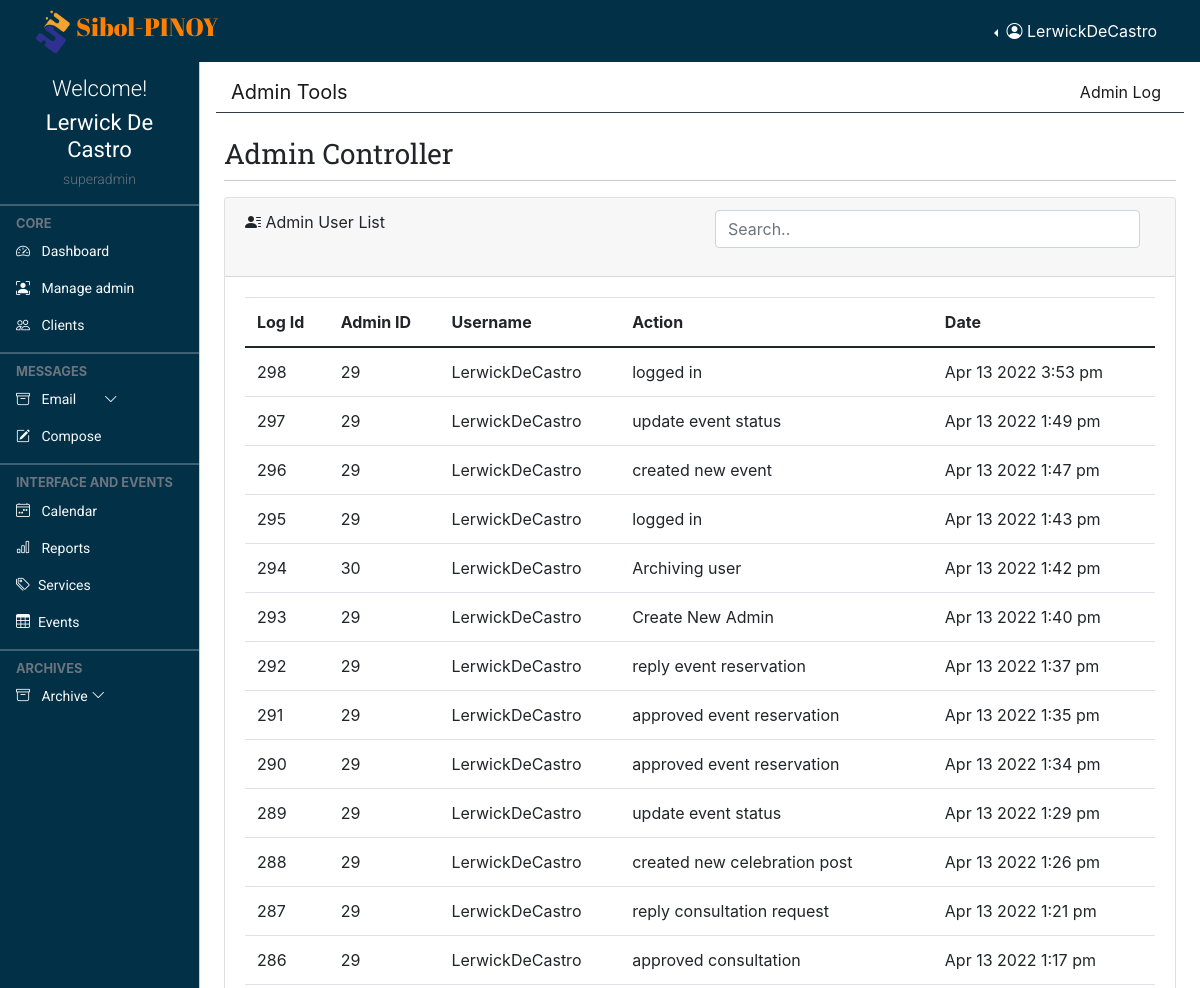
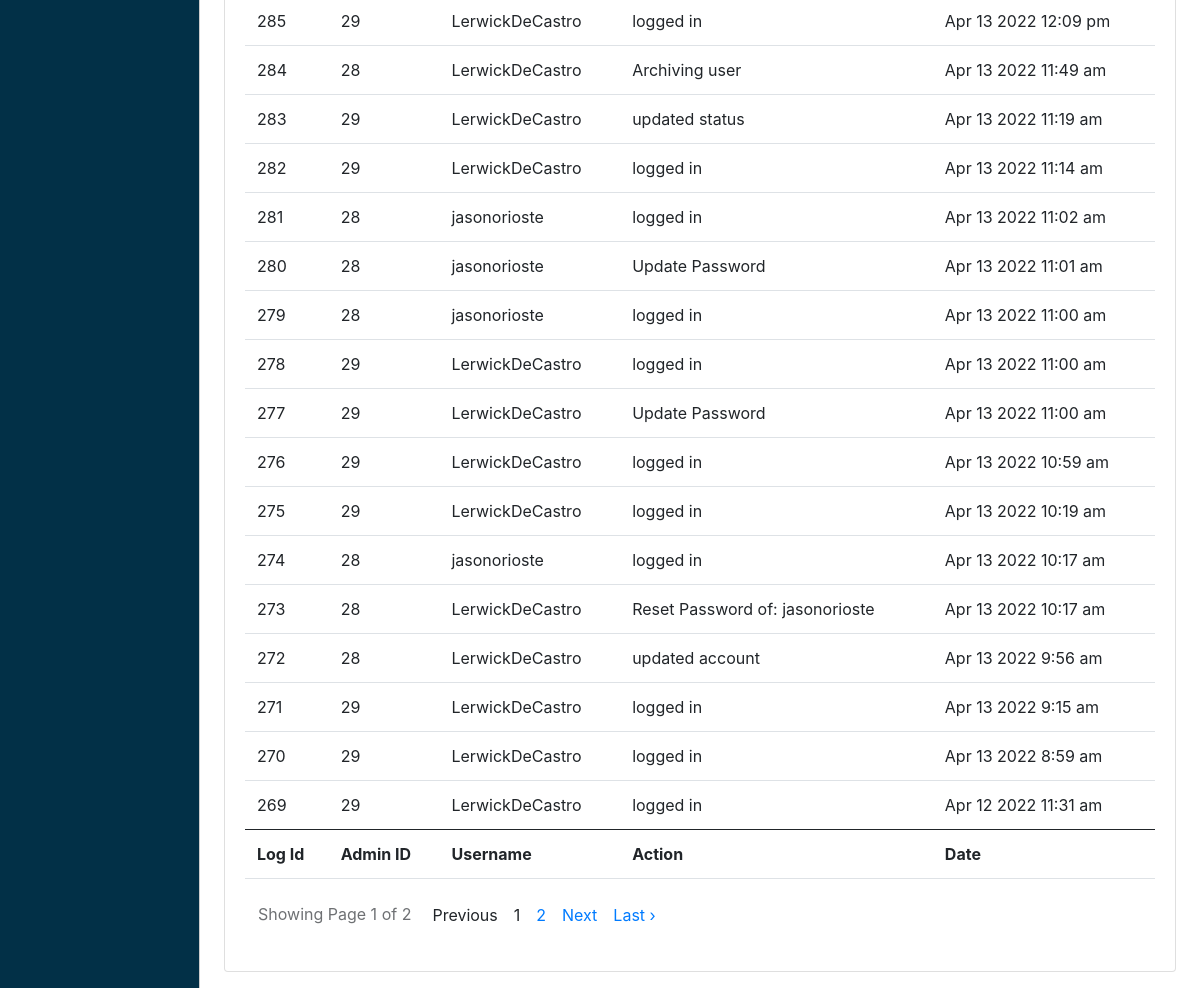
Page /admin/admin.log.php (signed in) on the committed database (2 pictures, top to bottom).
### tables this page shows
CREATE TABLE `profile` (
  `id` int(11) NOT NULL,
  `loginId` int(11) NOT NULL,
  `firstName` varchar(255) NOT NULL,
  `lastName` varchar(255) NOT NULL,
  `dateAdded` date NOT NULL
);

CREATE TABLE `adminlog` (
  `id` int(150) NOT NULL,
  `loginId` int(11) NOT NULL,
  `action` varchar(255) NOT NULL,
  `actionBy` varchar(255) NOT NULL,
  `date` datetime NOT NULL
);

### admin/admin.log.php (the view, shortened to what this page needs)
<!doctype html>
<html lang="en">
  <?php
      require "layout.part/admin.header.php";
  ?>
  <body>
    <?php
      require "layout.part/admin.top.navbar.php";
    ?>
    <?php
      require "layout.part/admin.side.navbar.php";
    ?>
    <main class="mt-5 pt-3">
        <nav class="navbar navbar-expand-lg navbar-light bg-white">
            <div class="container-fluid border-bottom border-3 border-dark mb-2">
                <a class="navbar-brand" href="admin.con">Admin Tools</a>
                <div class="navbar-nav">
                    <a class="nav-link active" aria-current="page" href="admin.log">Admin Log</a>
                </div>
            </div>
        </nav>
        <div class="container-fluid px-4">
            <div class="row">
                <div class="col-md-12 my-2">
                    <h4 class="page-header">Admin Controller</h4>
                    <hr class="dropdown-divider bg-dark" />
                </div>
            </div>
            <div class="row">
            <div class="col-md-12 mb-3">
                <div class="card">
                    <div class="card-header">
                        <i class="bi bi-person-lines-fill"></i></span> Admin User List
                        <div class="form-group float-end col-md-6">
                            <input type="text" class="form-control inputSearch" id="inputSearch" placeholder="Search..">
                        </div>
                    </div>
                    <div class="card-body">
                        <div class="table-responsive">
                            <table id="example" class="table data-table" style="width: 100%">
                                <thead>
                                    <tr>
                                        <th>Log Id</th>
                                        <th>Admin ID</th>
                                        <th>Username</th>
                                        <th>Action</th>
                                        <th>Date</th>
                                    </tr>
                                </thead>
                                <tbody id="myTable">
                                    <?php
                                        if(isset($_GET['page_no']) && $_GET['page_no'] !=''){
                                            $page_no = $_GET['page_no'];
                                        }else{
                                            $page_no = 1;
                                        }
                                        $total_records_per_page = 25;
                                        $previous_page = $page_no - 1;
                                        $next_page = $page_no + 1;
                                        $result_count = mysqli_query($conn, "SELECT COUNT(*) as total_records FROM `adminlog`" );
                                        $total_records = mysqli_fetch_array($result_count);
                                        $total_records = $total_records['total_records'];
                                        $total_number_of_page = ceil($total_records / $total_records_per_page);
                                        $adminlog_query = "SELECT * FROM `adminlog` ORDER BY id DESC";
                                        $adminlog_query_result = mysqli_query($conn, $adminlog_query);
                                        if(mysqli_num_rows($adminlog_query_result) > 0){
                                            foreach($adminlog_query_result as $adminlog){
                                                ?>
                                                <tr>
                                                    <td><?= $adminlog['id'] ?></td>
                                                    <td><?= $adminlog['loginId'] ?></td>
                                                    <td><?= $adminlog['actionBy'] ?></td>
                                                    <td><?= $adminlog['action'] ?></td>
                                                    <td><?= date('M d Y g:i a',  strtotime($adminlog['date'])) ?></td>
                                                </tr>
                                                <?php
                                            }
                                        }
                                    ?>
                                </tbody>
                                <tfoot>
                                    <tr>
                                        <th>Log Id</th>
                                        <th>Admin ID</th>
                                        <th>Username</th>
                                        <th>Action</th>
                                        <th>Date</th>
                                    </tr>
                                </tfoot>
                            </table>
                        </div>
                        <ul class="pagination pull-right">
                            <li class="pull-left btn btn-default disabled">Showing Page <?php echo $page_no." of ".$total_number_of_page;?></li>
                            <li class=" p-2 <?php if($page_no <= 1) { echo "disabled";}?>">
                                <a <?php if($page_no > 1) { echo "href='?page_no=$previous_page'";} ?>>Previous</a>
                            </li>
                            <?php
                                if($total_number_of_page <=10){
                                    for($counter = 1; $counter <=$total_number_of_page;$counter++){
                                        if($counter == $page_no){
                                            echo "<li class='active p-2'><a> $counter </a></li>";
                                        }else{
                                            echo "<li class='p-2'><a href='?page_no=$counter'> $counter </a></li>";
                                        }
                                    }
                                }
                            ?>
                            <li class="p-2 <?php if($page_no >= $total_number_of_page) {echo "disabled";} ?>" >
                                <a <?php if($page_no < $total_number_of_page) {echo "href='?page_no=$next_page'";} ?>>Next</a>
                            </li>
                            <?php if($page_no < $total_number_of_page) {echo "<li class='p-2'><a href='?page_no=$total_number_of_page'>Last &rsaquo;</a?</li>";} ?>
                        </ul>
                    </div>
                </div>
            </div>
        </div>
    </main>
  </body>
</html>

### admin/layout.part/admin.header.php (shortened to what this page needs)
  <head>
    <link href="https://cdn.jsdelivr.net/npm/bootstrap@5.0.2/dist/css/bootstrap.min.css" rel="stylesheet">
    <link rel="stylesheet" href="https://cdnjs.cloudflare.com/ajax/libs/fullcalendar/3.4.0/fullcalendar.css" />
    <link rel="stylesheet" href="https://cdnjs.cloudflare.com/ajax/libs/twitter-bootstrap/4.0.0-alpha.6/css/bootstrap.css" />
    <link rel="stylesheet" href="https://cdn.jsdelivr.net/npm/bootstrap-icons@1.4.1/font/bootstrap-icons.css"/>
    <link rel="stylesheet" href="style/dataTables.bootstrap5.min.css" />
    <link rel="stylesheet" href="style/addstyler.css" />
    <link rel="stylesheet" href="style/colored.css" />
  </head>
<?php
function levelCheck($lev){
    if($lev == "0"){
      $lev = "admin";
    }
    else if($lev == "1"){
      $lev = "superadmin";
    }
    echo $lev;
  }
?>

### admin/layout.part/admin.top.navbar.php (shortened to what this page needs)
<?php
  require "../connection.php";
  if(isset($_SESSION["username"]) && isset($_SESSION["level"])){
    $musername = $_SESSION["username"];
    $sql = "SELECT login.loginId, profile.firstName, profile.lastName, login.username, login.level FROM login INNER JOIN profile ON
                login.loginId = profile.loginId WHERE login.username = '$musername'";
    if($result = $conn->query($sql)){
      if($result->num_rows == 1){
        if($row = $result->fetch_assoc()){
          $firstName = $row["firstName"];
          $lastName = $row["lastName"];
          $rusername = $row["username"];
          $level = $row["level"];
        }
      }
    }
  }
?>
<nav class="navbar navbar-expand-lg navbar-dark px-3 fixed-top bg-coloured">
  <div class="container-fluid">
    <div class="">
      <img class="__logo" src="../img/logo.png" alt=""><a class="logo-font" href="#">Sibol-PINOY</a>
    </div>
    <div class="collapse navbar-collapse justify-content-md-end" id="topNavBar">
      <div class="btn-group border-0 dropstart">
        <button type="button" class="btn text-white dropdown-toggle border-0" data-bs-toggle="dropdown" aria-expanded="false">
          <i class="bi bi-person-circle"></i> <span> <?= $rusername ?> </span>
        </button>
      </div>
    </div>
  </div>
</nav>

### admin/layout.part/admin.side.navbar.php (shortened to what this page needs)
<div class="offcanvas offcanvas-start sidebar-nav bg-coloured" id="sidebar">
    <div class="offcanvas-body p-0">
        <div class="container pt-3 text-center">
            <div class="text-white">
            <h4 class="welcome-text">Welcome!</h4>
            <h2 class="user-text"><?= $firstName . " " . $lastName?></h2>
            <h6 class="text-muted text-small"><?= levelCheck($level) ?></h6>
            </div>
        </div>
        <nav class="navbar-dark pb-5">
            <ul class="navbar-nav">
                <hr class="dropdown-divider bg-light" />
                <div class="text-muted small fw-bold text-uppercase px-3">
                    CORE
                </div>
                <li>
                    <a href="landing" class="nav-link px-3 text-light text-normal">
                        <span class="me-2"><i class="bi bi-speedometer2"></i></span>
                        <span>Dashboard</span>
                    </a>
                    <?php
                        if(isset($_SESSION["level"])){
                            $check_level = $_SESSION["level"];
                            if($check_level == '1'){
                                echo ' <a href="admin.con" class="nav-link px-3 text-light text-normal">
                                            <span class="me-2"><i class="bi bi-person-bounding-box"></i></span>
                                            <span>Manage admin</span>
                                        </a>';
                            }
                        }
                    ?>
                    <a href="clients.record" class="nav-link px-3 text-light text-normal">
                        <span class="me-2"><i class="bi bi-people"></i></span>
                        <span>Clients</span>
                    </a>
                </li>
                <hr class="dropdown-divider bg-light" />
                <div class="text-muted small fw-bold text-uppercase px-3">
                    Messages
                </div>
                <li>
                    <a class="nav-link px-3 text-light text-normal position-relative" data-bs-toggle="collapse" href="#email">
                        <span class="me-2"><i class="bi bi-archive"></i></span>
                            <span>Email
                        </span>
                        <span class="ms-auto">
                            <span class="right-icon mx-4">
                            <i class="bi bi-chevron-down"></i>
                            </span>
                        </span>
                    </a>
                    <a href="#" class="nav-link px-3 text-light text-normal">
                        <span class="me-2"><i class="bi bi-pencil-square"></i></span>
                        <span>
                            <button type="button" class="bg-transparent border-0 text-light" data-bs-toggle="modal" data-bs-target="#exampleModal">
                                Compose
                            </button>
                        </span>
                    </a>
                </li>
                <hr class="dropdown-divider bg-light" />
                <div class="text-muted small fw-bold text-uppercase px-3">
                    Interface and Events
                </div>
                <li>
                    <a href="calender" class="nav-link px-3 text-light text-normal">
                            <span class="me-2"><i class="bi bi-calendar4-week"></i></span>
                            <span>Calendar</span>
                    </a>
                    <a href="reports" class="nav-link px-3 text-light text-normal">
                            <span class="me-2"><i class="bi bi-bar-chart"></i></span>
                            <span>Reports</span>
                    </a>
                    <a href="services.tools" class="nav-link px-3 sidebar-link text-light text-normal" >
                        <span class="me-2"><i class="bi bi-tags"></i></span>
                        <span>Services</span>
                    </a>
                    <a href="events" class="nav-link px-3 sidebar-link text-light text-normal">
                        <span class="me-2"><i class="bi bi-table"></i></span>
                        <span>Events</span>
                    </a>
                </li>
                <hr class="dropdown-divider bg-light" />
                <div class="text-muted small fw-bold text-uppercase px-3">
                    Archives
                </div>
                <li>
                    <a class="nav-link px-3  text-light text-normal" data-bs-toggle="collapse" href="#archives">
                        <span class="me-2"><i class="bi bi-archive"></i></span>
                        <span>Archive</span>
                        <span class="ms-auto">
                            <span class="right-icon">
                            <i class="bi bi-chevron-down"></i>
                            </span>
                        </span>
                    </a>
                </li>
            </ul>
        </nav>
    </div>
</div>

### admin/style/addstyler.css (style rules this page uses)
:root { --yellowColor: #FF7F00; --blueColor: #040478; --roboto: 'Roboto', sans-serif; --robotoSlab: 'Roboto Slab', serif; --abrilFatface: 'Abril Fatface', cursive; --offcanvas-width: 200px; --topNavbarHeight: 60px; --navColor: #6c757d; }
* { padding: 0; margin: 0; box-sizing: border-box; }
body { background-color: rgb(255, 255, 255); overflow: hidden; }
.text-normal { font-family: var(--roboto); font-size: 14px; font-weight: 400; }
.text-small { font-family: var(--roboto); font-size: 14px; font-weight: 300; }
.page-header { font-family: var(--robotoSlab); font-size: 28px; font-weight: 400; }
.user-text { font-family: var(--roboto); font-size: 22px; font-weight: 400; }
.welcome-text { font-family: var(--roboto); font-size: 22px; font-weight: 300; }
.__logo { width: 45px; height: 45px; }
.logo-font { font-family: var(--abrilFatface); color: var(--yellowColor); font-size: 25px; text-decoration: none; transition: 0.3s ease-in-out; }
.sidebar-nav { width: var(--offcanvas-width); }
.sidebar-link { display: flex; align-items: center; }
@media (min-width: 992px) { body { overflow: auto !important; } }
@media (min-width: 992px) { main { margin-left: var(--offcanvas-width); } }
@media (min-width: 992px) { .sidebar-nav { -webkit-transform: none; transform: none; visibility: visible !important; height: calc(100% - var(--topNavbarHeight)); top: var(--topNavbarHeight); } }

### admin/style/colored.css (style rules this page uses)
.bg-coloured { background-color: #023047; }

### rows in the picture
profile: loginId.username "LerwickDeCastro", firstName "Lerwick", lastName "De Castro", loginId.level "superadmin"
adminlog: id "298", loginId "29", actionBy "LerwickDeCastro", action "logged in", date "Apr 13 2022 3:53 pm"
adminlog: id "297", loginId "29", actionBy "LerwickDeCastro", action "update event status", date "Apr 13 2022 1:49 pm"
adminlog: id "296", loginId "29", actionBy "LerwickDeCastro", action "created new event", date "Apr 13 2022 1:47 pm"
adminlog: id "295", loginId "29", actionBy "LerwickDeCastro", action "logged in", date "Apr 13 2022 1:43 pm"
adminlog: id "294", loginId "30", actionBy "LerwickDeCastro", action "Archiving user", date "Apr 13 2022 1:42 pm"
adminlog: id "293", loginId "29", actionBy "LerwickDeCastro", action "Create New Admin", date "Apr 13 2022 1:40 pm"
adminlog: id "292", loginId "29", actionBy "LerwickDeCastro", action "reply event reservation", date "Apr 13 2022 1:37 pm"
adminlog: id "291", loginId "29", actionBy "LerwickDeCastro", action "approved event reservation", date "Apr 13 2022 1:35 pm"
adminlog: id "290", loginId "29", actionBy "LerwickDeCastro", action "approved event reservation", date "Apr 13 2022 1:34 pm"
adminlog: id "289", loginId "29", actionBy "LerwickDeCastro", action "update event status", date "Apr 13 2022 1:29 pm"
adminlog: id "288", loginId "29", actionBy "LerwickDeCastro", action "created new celebration post", date "Apr 13 2022 1:26 pm"
adminlog: id "287", loginId "29", actionBy "LerwickDeCastro", action "reply consultation request", date "Apr 13 2022 1:21 pm"
adminlog: id "286", loginId "29", actionBy "LerwickDeCastro", action "approved consultation", date "Apr 13 2022 1:17 pm"
adminlog: id "285", loginId "29", actionBy "LerwickDeCastro", action "logged in", date "Apr 13 2022 12:09 pm"
adminlog: id "284", loginId "28", actionBy "LerwickDeCastro", action "Archiving user", date "Apr 13 2022 11:49 am"
adminlog: id "283", loginId "29", actionBy "LerwickDeCastro", action "updated status", date "Apr 13 2022 11:19 am"
adminlog: id "282", loginId "29", actionBy "LerwickDeCastro", action "logged in", date "Apr 13 2022 11:14 am"
adminlog: id "281", loginId "28", actionBy "jasonorioste", action "logged in", date "Apr 13 2022 11:02 am"
adminlog: id "280", loginId "28", actionBy "jasonorioste", action "Update Password", date "Apr 13 2022 11:01 am"
adminlog: id "279", loginId "28", actionBy "jasonorioste", action "logged in", date "Apr 13 2022 11:00 am"
adminlog: id "278", loginId "29", actionBy "LerwickDeCastro", action "logged in", date "Apr 13 2022 11:00 am"
adminlog: id "277", loginId "29", actionBy "LerwickDeCastro", action "Update Password", date "Apr 13 2022 11:00 am"
adminlog: id "276", loginId "29", actionBy "LerwickDeCastro", action "logged in", date "Apr 13 2022 10:59 am"
adminlog: id "275", loginId "29", actionBy "LerwickDeCastro", action "logged in", date "Apr 13 2022 10:19 am"
adminlog: id "274", loginId "28", actionBy "jasonorioste", action "logged in", date "Apr 13 2022 10:17 am"
adminlog: id "273", loginId "28", actionBy "LerwickDeCastro", action "Reset Password of: jasonorioste", date "Apr 13 2022 10:17 am"
adminlog: id "272", loginId "28", actionBy "LerwickDeCastro", action "updated account", date "Apr 13 2022 9:56 am"
adminlog: id "271", loginId "29", actionBy "LerwickDeCastro", action "logged in", date "Apr 13 2022 9:15 am"
adminlog: id "270", loginId "29", actionBy "LerwickDeCastro", action "logged in", date "Apr 13 2022 8:59 am"
adminlog: id "269", loginId "29", actionBy "LerwickDeCastro", action "logged in", date "Apr 12 2022 11:31 am"

### other values in the picture
$page_no "1"
$total_number_of_page "2"
